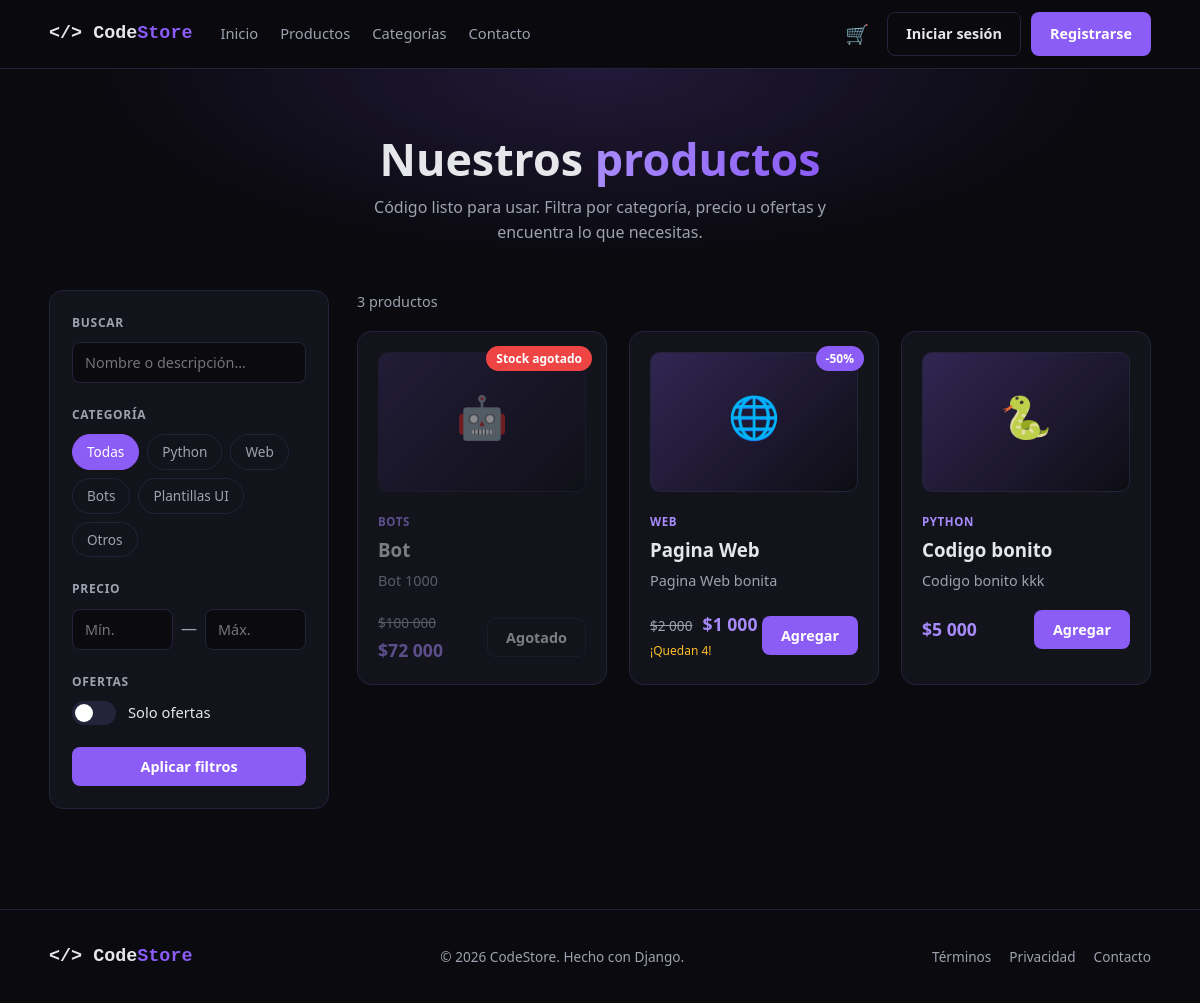
/productos/, run on the app's committed database.
### productos/models.py (models this page shows, shortened)
class Producto(models.Model):
    CATEGORIAS = [
        ('python', 'Python'),
        ('web', 'Web'),
        ('bots', 'Bots'),
        ('ui', 'Plantillas UI'),
        ('otros', 'Otros'),
    ]
    nombre = models.CharField('Nombre', max_length=120)
    descripcion = models.TextField('Descripción')
    precio = models.PositiveIntegerField('Precio', validators=[MinValueValidator(1)])
    categoria = models.CharField('Categoría', max_length=20, choices=CATEGORIAS, default='otros')
    activo = models.BooleanField(
        'Publicado',
        default=True,
        help_text='Si lo desmarcas, no se mostrará en la tienda.',
    )
    creado = models.DateTimeField(auto_now_add=True)
    precio_oferta = models.PositiveIntegerField(
        'Precio de oferta',
        null=True,
        blank=True,
        help_text='Déjalo vacío si no está en oferta.',
    )
    ICONOS = {'python': '🐍', 'web': '🌐', 'bots': '🤖', 'ui': '🎨'}
    stock = models.PositiveIntegerField(
        'Stock',
        default=10,
        help_text='Unidades disponibles. Si queda en 0 se muestra como «Stock agotado».',
    )
    class Meta:
        ordering = ['-creado']
    @property
    def en_oferta(self):
        return self.precio_oferta is not None and self.precio_oferta < self.precio
    @property
    def precio_final(self):
        return self.precio_oferta if self.en_oferta else self.precio
    @property
    def descuento(self):
        if not self.en_oferta:
            return 0
        return round((1 - self.precio_oferta / self.precio) * 100)
    @property
    def icono(self):
        return self.ICONOS.get(self.categoria, '📦')
    @property
    def agotado(self):
        return self.stock == 0

### productos/views.py (the view)
def catalogo(request):
    productos = Producto.objects.filter(activo=True).annotate(
        precio_efectivo=Case(
            When(precio_oferta__isnull=False, precio_oferta__lt=F('precio'), then=F('precio_oferta')),
            default=F('precio'),
            output_field=IntegerField(),
        )
    )
    q = request.GET.get('q', '').strip()
    categoria = request.GET.get('categoria', '')
    minimo = _entero(request.GET.get('precio_min'))
    maximo = _entero(request.GET.get('precio_max'))
    solo_ofertas = request.GET.get('ofertas') == '1'
    if minimo is not None and maximo is not None and minimo > maximo:
        minimo, maximo = maximo, minimo
    if q:
        productos = productos.filter(Q(nombre__icontains=q) | Q(descripcion__icontains=q))
    if categoria in dict(Producto.CATEGORIAS):
        productos = productos.filter(categoria=categoria)
    else:
        categoria = ''
    if minimo is not None:
        productos = productos.filter(precio_efectivo__gte=minimo)
    if maximo is not None:
        productos = productos.filter(precio_efectivo__lte=maximo)
    if solo_ofertas:
        productos = productos.filter(precio_oferta__isnull=False, precio_oferta__lt=F('precio'))
    return render(request, 'productos/catalogo.html', {
        'productos': productos,
        'q': q,
        'categoria': categoria,
        'categorias': Producto.CATEGORIAS,
        'minimo': minimo,
        'maximo': maximo,
        'solo_ofertas': solo_ofertas,
        'hay_filtros': bool(q or categoria or minimo is not None or maximo is not None or solo_ofertas),
    })

### carrito/context_processors.py (called while the page is built)
def contador_carrito(request):
    datos = request.session.get('carrito', {})
    cantidad = len(datos) if isinstance(datos, list) else sum(datos.values())
    return {'carrito_cantidad': cantidad}

### productos/views.py (called while the page is built)
def _entero(valor):
    try:
        numero = int(valor)
    except (TypeError, ValueError):
        return None
    if numero < 0:
        return None
    return min(numero, 2_000_000_000)

### productos/templates/productos/catalogo.html (shortened to what this page needs)
{% extends 'base.html' %}
{% block content %}
<section class="page-head">
    <div class="container">
        <h1>Nuestros <span class="gradient">productos</span></h1>
        <p>Código listo para usar. Filtra por categoría, precio u ofertas y encuentra lo que necesitas.</p>
    </div>
</section>
<section>
    <div class="container shop">
        <aside class="filters-col">
            <form class="filters-card" method="get" action="{% url 'catalogo' %}">
                <div class="filter-group">
                    <span class="filter-title">Buscar</span>
                    <input type="search" name="q" value="{{ q }}" placeholder="Nombre o descripción...">
                </div>
                <div class="filter-group">
                    <span class="filter-title">Categoría</span>
                    <div class="chips">
                        <label class="chip">
                            <span>Todas</span>
                        </label>
                        {% for valor, nombre in categorias %}
                            <label class="chip">
                                <span>{{ nombre }}</span>
                            </label>
                        {% endfor %}
                    </div>
                </div>
                <div class="filter-group">
                    <span class="filter-title">Precio</span>
                    <div class="price-row">
                        <input type="number" name="precio_min" min="0" inputmode="numeric" placeholder="Mín." value="{{ minimo|default_if_none:'' }}">
                        <span>—</span>
                        <input type="number" name="precio_max" min="0" inputmode="numeric" placeholder="Máx." value="{{ maximo|default_if_none:'' }}">
                    </div>
                </div>
                <div class="filter-group">
                    <span class="filter-title">Ofertas</span>
                    <label class="switch">
                        <span class="slider"></span>
                        <span class="switch-text">Solo ofertas</span>
                    </label>
                </div>
                <button type="submit" class="btn btn-primary btn-block">Aplicar filtros</button>
            </form>
        </aside>
        <div>
            <div class="shop-top">
                <span>{{ productos|length }} producto{{ productos|length|pluralize }}</span>
            </div>
            <div class="shop-grid">
                {% for p in productos %}
                    {% include 'productos/_tarjeta.html' %}
                {% empty %}
                    <div class="cart-empty shop-empty">
                        <h2>🔍 Sin resultados</h2>
                        <p>No encontramos productos con esos filtros.</p>
                        <a href="{% url 'catalogo' %}" class="btn btn-primary">Ver todos</a>
                    </div>
                {% endfor %}
            </div>
        </div>
    </div>
</section>
{% endblock %}

### productos/templates/productos/_tarjeta.html (shortened to what this page needs)
<article class="product {% if p.agotado %}sold-out{% endif %}">
    {% if p.agotado %}
        <span class="ribbon ribbon-out">Stock agotado</span>
    {% elif p.en_oferta %}
        <span class="ribbon">-{{ p.descuento }}%</span>
    {% endif %}
    <div class="thumb">{{ p.icono }}</div>
    <span class="cat">{{ p.get_categoria_display }}</span>
    <h3>{{ p.nombre }}</h3>
    <p>{{ p.descripcion|truncatechars:80 }}</p>
    <div class="product-footer">
        <div class="price">
            {% if p.en_oferta %}<s>${{ p.precio|floatformat:"0g" }}</s>{% endif %}
            <strong>${{ p.precio_final|floatformat:"0g" }}</strong>
            {% if not p.agotado and p.stock <= 5 %}
                <small class="low">¡Quedan {{ p.stock }}!</small>
            {% endif %}
        </div>
        {% if p.agotado %}
            <button type="button" class="btn btn-ghost" disabled>Agotado</button>
        {% else %}
            <form method="post" action="{% url 'carrito_agregar' p.pk %}">
                <button type="submit" class="btn btn-primary">Agregar</button>
            </form>
        {% endif %}
    </div>
</article>

### data on the page
Producto: stock "Stock agotado", icono "🤖", categoria "BOTS", nombre "Bot", descripcion "Bot 1000", precio "100 000", precio_final "72 000"
Producto: descuento "50", icono "🌐", categoria "WEB", nombre "Pagina Web", descripcion "Pagina Web bonita", precio "2 000", precio_final "1 000", stock "4"
Producto: icono "🐍", categoria "PYTHON", nombre "Codigo bonito", descripcion "Codigo bonito kkk", precio_final "5 000"

### other printed values
{{ nombre }} "Python" "Web" "Bots" "Plantillas UI" "Otros"
{{ productos|length }} "3"
